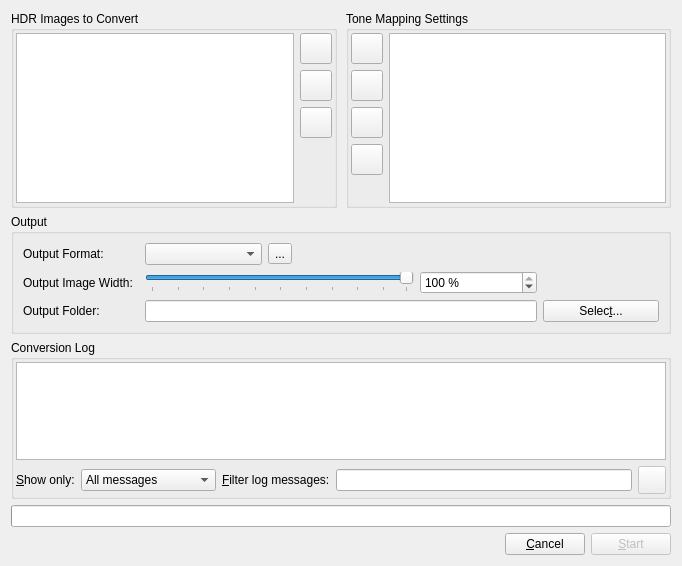
<?xml version="1.0" encoding="UTF-8"?>
<ui version="4.0">
 <class>BatchTMDialog</class>
 <widget class="QDialog" name="BatchTMDialog">
  <property name="geometry">
   <rect>
    <x>0</x>
    <y>0</y>
    <width>682</width>
    <height>566</height>
   </rect>
  </property>
  <property name="windowTitle">
   <string>Batch Tone Mapping</string>
  </property>
  <property name="windowIcon">
   <iconset resource="../../icons.qrc">
    <normaloff>:/new/prefix1/images/luminance-hdr.png</normaloff>:/new/prefix1/images/luminance-hdr.png</iconset>
  </property>
  <layout class="QVBoxLayout" name="_2">
   <item>
    <layout class="QHBoxLayout">
     <property name="spacing">
      <number>9</number>
     </property>
     <item>
      <widget class="QGroupBox" name="groupBox_3">
       <property name="title">
        <string>HDR Images to Convert</string>
       </property>
       <property name="alignment">
        <set>Qt::AlignLeading|Qt::AlignLeft|Qt::AlignTop</set>
       </property>
       <layout class="QHBoxLayout" name="_6">
        <property name="leftMargin">
         <number>2</number>
        </property>
        <property name="topMargin">
         <number>2</number>
        </property>
        <property name="rightMargin">
         <number>2</number>
        </property>
        <property name="bottomMargin">
         <number>2</number>
        </property>
        <item>
         <widget class="QListWidget" name="listWidget_HDRs">
          <property name="toolTip">
           <string>List of HDRs that will be tone mapped</string>
          </property>
          <property name="selectionMode">
           <enum>QAbstractItemView::ContiguousSelection</enum>
          </property>
          <property name="selectionBehavior">
           <enum>QAbstractItemView::SelectRows</enum>
          </property>
         </widget>
        </item>
        <item>
         <layout class="QVBoxLayout" name="_3">
          <item>
           <widget class="QToolButton" name="add_dir_HDRs_Button">
            <property name="toolTip">
             <string>Add Directory (Alt+D)</string>
            </property>
            <property name="icon">
             <iconset resource="../../icons.qrc">
              <normaloff>:/new/prefix1/images/fileopen.png</normaloff>:/new/prefix1/images/fileopen.png</iconset>
            </property>
            <property name="iconSize">
             <size>
              <width>24</width>
              <height>24</height>
             </size>
            </property>
            <property name="shortcut">
             <string>Alt+D</string>
            </property>
           </widget>
          </item>
          <item>
           <widget class="QToolButton" name="add_HDRs_Button">
            <property name="toolTip">
             <string>Add Files (Alt+F)</string>
            </property>
            <property name="icon">
             <iconset resource="../../icons.qrc">
              <normaloff>:/new/prefix1/images/add.png</normaloff>:/new/prefix1/images/add.png</iconset>
            </property>
            <property name="iconSize">
             <size>
              <width>24</width>
              <height>24</height>
             </size>
            </property>
            <property name="shortcut">
             <string>Alt+F</string>
            </property>
           </widget>
          </item>
          <item>
           <widget class="QToolButton" name="remove_HDRs_Button">
            <property name="toolTip">
             <string>Remove Files (Alt+R)</string>
            </property>
            <property name="icon">
             <iconset resource="../../icons.qrc">
              <normaloff>:/new/prefix1/images/remove.png</normaloff>:/new/prefix1/images/remove.png</iconset>
            </property>
            <property name="iconSize">
             <size>
              <width>24</width>
              <height>24</height>
             </size>
            </property>
            <property name="shortcut">
             <string>Alt+R</string>
            </property>
           </widget>
          </item>
          <item>
           <spacer name="verticalSpacer">
            <property name="orientation">
             <enum>Qt::Vertical</enum>
            </property>
            <property name="sizeHint" stdset="0">
             <size>
              <width>20</width>
              <height>40</height>
             </size>
            </property>
           </spacer>
          </item>
         </layout>
        </item>
       </layout>
      </widget>
     </item>
     <item>
      <widget class="QGroupBox" name="groupBox_5">
       <property name="title">
        <string>Tone Mapping Settings</string>
       </property>
       <property name="alignment">
        <set>Qt::AlignLeading|Qt::AlignLeft|Qt::AlignTop</set>
       </property>
       <layout class="QHBoxLayout" name="_5">
        <property name="leftMargin">
         <number>2</number>
        </property>
        <property name="topMargin">
         <number>2</number>
        </property>
        <property name="rightMargin">
         <number>2</number>
        </property>
        <property name="bottomMargin">
         <number>2</number>
        </property>
        <item>
         <layout class="QVBoxLayout" name="_4">
          <item>
           <widget class="QToolButton" name="add_dir_TMopts_Button">
            <property name="toolTip">
             <string>Add Directory (Alt+I)</string>
            </property>
            <property name="icon">
             <iconset resource="../../icons.qrc">
              <normaloff>:/new/prefix1/images/fileopen.png</normaloff>:/new/prefix1/images/fileopen.png</iconset>
            </property>
            <property name="iconSize">
             <size>
              <width>24</width>
              <height>24</height>
             </size>
            </property>
            <property name="shortcut">
             <string>Alt+I</string>
            </property>
           </widget>
          </item>
          <item>
           <widget class="QToolButton" name="add_TMopts_Button">
            <property name="toolTip">
             <string>Add Files (Alt+L)</string>
            </property>
            <property name="icon">
             <iconset resource="../../icons.qrc">
              <normaloff>:/new/prefix1/images/add.png</normaloff>:/new/prefix1/images/add.png</iconset>
            </property>
            <property name="iconSize">
             <size>
              <width>24</width>
              <height>24</height>
             </size>
            </property>
            <property name="shortcut">
             <string>Alt+L</string>
            </property>
           </widget>
          </item>
          <item>
           <widget class="QToolButton" name="from_Database_Button">
            <property name="toolTip">
             <string>Add from Database (Alt+B)</string>
            </property>
            <property name="icon">
             <iconset resource="../../icons.qrc">
              <normaloff>:/new/prefix1/images/vcs_add.png</normaloff>:/new/prefix1/images/vcs_add.png</iconset>
            </property>
            <property name="iconSize">
             <size>
              <width>24</width>
              <height>24</height>
             </size>
            </property>
            <property name="shortcut">
             <string>Alt+B</string>
            </property>
           </widget>
          </item>
          <item>
           <widget class="QToolButton" name="remove_TMOpts_Button">
            <property name="toolTip">
             <string>Remove Settings (Alt+M)</string>
            </property>
            <property name="icon">
             <iconset resource="../../icons.qrc">
              <normaloff>:/new/prefix1/images/remove.png</normaloff>:/new/prefix1/images/remove.png</iconset>
            </property>
            <property name="iconSize">
             <size>
              <width>24</width>
              <height>24</height>
             </size>
            </property>
            <property name="shortcut">
             <string>Alt+M</string>
            </property>
           </widget>
          </item>
          <item>
           <spacer name="verticalSpacer_2">
            <property name="orientation">
             <enum>Qt::Vertical</enum>
            </property>
            <property name="sizeHint" stdset="0">
             <size>
              <width>20</width>
              <height>40</height>
             </size>
            </property>
           </spacer>
          </item>
         </layout>
        </item>
        <item>
         <widget class="QListWidget" name="listWidget_TMopts">
          <property name="toolTip">
           <string>List of Tone Mapping Setting files that will be used to tone map each HDR</string>
          </property>
          <property name="selectionMode">
           <enum>QAbstractItemView::ContiguousSelection</enum>
          </property>
          <property name="selectionBehavior">
           <enum>QAbstractItemView::SelectRows</enum>
          </property>
         </widget>
        </item>
       </layout>
      </widget>
     </item>
    </layout>
   </item>
   <item>
    <widget class="QGroupBox" name="groupBox_4">
     <property name="toolTip">
      <string>Specify output folder for the tone mapped files</string>
     </property>
     <property name="title">
      <string>Output</string>
     </property>
     <layout class="QGridLayout" name="gridLayout" columnstretch="0,0,0,0,0,0">
      <item row="1" column="0">
       <widget class="QLabel" name="label">
        <property name="text">
         <string>Output Image Width:</string>
        </property>
       </widget>
      </item>
      <item row="3" column="0">
       <widget class="QLabel" name="label_3">
        <property name="text">
         <string>Output Folder:</string>
        </property>
       </widget>
      </item>
      <item row="3" column="5">
       <widget class="QPushButton" name="out_folder_Button">
        <property name="text">
         <string>Selec&amp;t...</string>
        </property>
        <property name="icon">
         <iconset resource="../../icons.qrc">
          <normaloff>:/new/prefix1/images/fileopen.png</normaloff>:/new/prefix1/images/fileopen.png</iconset>
        </property>
       </widget>
      </item>
      <item row="3" column="1" colspan="4">
       <widget class="QLineEdit" name="out_folder_widgets">
        <property name="readOnly">
         <bool>true</bool>
        </property>
       </widget>
      </item>
      <item row="1" column="4">
       <widget class="QSpinBox" name="spinBox_Width">
        <property name="suffix">
         <string> %</string>
        </property>
        <property name="minimum">
         <number>1</number>
        </property>
        <property name="maximum">
         <number>100</number>
        </property>
        <property name="value">
         <number>100</number>
        </property>
       </widget>
      </item>
      <item row="1" column="1" colspan="3">
       <widget class="QSlider" name="horizontalSlider_Width">
        <property name="minimum">
         <number>1</number>
        </property>
        <property name="maximum">
         <number>100</number>
        </property>
        <property name="value">
         <number>100</number>
        </property>
        <property name="orientation">
         <enum>Qt::Horizontal</enum>
        </property>
        <property name="tickPosition">
         <enum>QSlider::TicksBelow</enum>
        </property>
        <property name="tickInterval">
         <number>10</number>
        </property>
       </widget>
      </item>
      <item row="0" column="0">
       <widget class="QLabel" name="label_4">
        <property name="text">
         <string>Output Format:</string>
        </property>
       </widget>
      </item>
      <item row="0" column="1">
       <widget class="QComboBox" name="comboBoxFormat"/>
      </item>
      <item row="0" column="2">
       <widget class="QToolButton" name="formatSettingsButton">
        <property name="text">
         <string notr="true">...</string>
        </property>
       </widget>
      </item>
     </layout>
    </widget>
   </item>
   <item>
    <widget class="QGroupBox" name="groupBox">
     <property name="title">
      <string>Conversion Log</string>
     </property>
     <layout class="QVBoxLayout" name="_8">
      <property name="leftMargin">
       <number>2</number>
      </property>
      <property name="topMargin">
       <number>2</number>
      </property>
      <property name="rightMargin">
       <number>2</number>
      </property>
      <property name="bottomMargin">
       <number>2</number>
      </property>
      <item>
       <widget class="QListView" name="Log_Widget">
        <property name="sizePolicy">
         <sizepolicy hsizetype="Preferred" vsizetype="Maximum">
          <horstretch>0</horstretch>
          <verstretch>0</verstretch>
         </sizepolicy>
        </property>
        <property name="maximumSize">
         <size>
          <width>16777215</width>
          <height>120</height>
         </size>
        </property>
        <property name="toolTip">
         <string>Batch operations report</string>
        </property>
        <property name="editTriggers">
         <set>QAbstractItemView::NoEditTriggers</set>
        </property>
        <property name="selectionMode">
         <enum>QAbstractItemView::ContiguousSelection</enum>
        </property>
        <property name="resizeMode">
         <enum>QListView::Adjust</enum>
        </property>
       </widget>
      </item>
      <item>
       <layout class="QHBoxLayout">
        <item>
         <widget class="QLabel" name="filterLabel1">
          <property name="text">
           <string>&amp;Show only:</string>
          </property>
          <property name="buddy">
           <cstring>filterComboBox</cstring>
          </property>
         </widget>
        </item>
        <item>
         <widget class="QComboBox" name="filterComboBox">
          <property name="toolTip">
           <string>Filter messages based on severity</string>
          </property>
          <property name="editable">
           <bool>false</bool>
          </property>
          <item>
           <property name="text">
            <string>All messages</string>
           </property>
          </item>
          <item>
           <property name="text">
            <string>Errors only</string>
           </property>
          </item>
          <item>
           <property name="text">
            <string>Success messages</string>
           </property>
          </item>
         </widget>
        </item>
        <item>
         <widget class="QLabel" name="filterLabel2">
          <property name="text">
           <string>&amp;Filter log messages:</string>
          </property>
          <property name="buddy">
           <cstring>filterLineEdit</cstring>
          </property>
         </widget>
        </item>
        <item>
         <widget class="QLineEdit" name="filterLineEdit"/>
        </item>
        <item>
         <widget class="QToolButton" name="clearTextToolButton">
          <property name="enabled">
           <bool>false</bool>
          </property>
          <property name="minimumSize">
           <size>
            <width>28</width>
            <height>28</height>
           </size>
          </property>
          <property name="maximumSize">
           <size>
            <width>28</width>
            <height>28</height>
           </size>
          </property>
          <property name="toolTip">
           <string>Clear filter text</string>
          </property>
          <property name="icon">
           <iconset resource="../../icons.qrc">
            <normaloff>:/new/prefix1/images/fileclose.png</normaloff>:/new/prefix1/images/fileclose.png</iconset>
          </property>
         </widget>
        </item>
       </layout>
      </item>
     </layout>
    </widget>
   </item>
   <item>
    <widget class="QProgressBar" name="overallProgressBar">
     <property name="toolTip">
      <string>Overall completion progress</string>
     </property>
     <property name="alignment">
      <set>Qt::AlignCenter</set>
     </property>
    </widget>
   </item>
   <item>
    <layout class="QHBoxLayout">
     <item>
      <spacer>
       <property name="orientation">
        <enum>Qt::Horizontal</enum>
       </property>
       <property name="sizeHint" stdset="0">
        <size>
         <width>40</width>
         <height>20</height>
        </size>
       </property>
      </spacer>
     </item>
     <item>
      <widget class="QPushButton" name="cancelbutton">
       <property name="text">
        <string>&amp;Cancel</string>
       </property>
       <property name="autoDefault">
        <bool>false</bool>
       </property>
      </widget>
     </item>
     <item>
      <widget class="QPushButton" name="BatchGoButton">
       <property name="enabled">
        <bool>false</bool>
       </property>
       <property name="toolTip">
        <string>Start batch tone mapping</string>
       </property>
       <property name="text">
        <string>&amp;Start</string>
       </property>
       <property name="default">
        <bool>true</bool>
       </property>
      </widget>
     </item>
    </layout>
   </item>
  </layout>
 </widget>
 <tabstops>
  <tabstop>add_dir_HDRs_Button</tabstop>
  <tabstop>add_HDRs_Button</tabstop>
  <tabstop>remove_HDRs_Button</tabstop>
  <tabstop>add_dir_TMopts_Button</tabstop>
  <tabstop>add_TMopts_Button</tabstop>
  <tabstop>from_Database_Button</tabstop>
  <tabstop>remove_TMOpts_Button</tabstop>
  <tabstop>listWidget_HDRs</tabstop>
  <tabstop>listWidget_TMopts</tabstop>
  <tabstop>filterComboBox</tabstop>
  <tabstop>filterLineEdit</tabstop>
  <tabstop>clearTextToolButton</tabstop>
  <tabstop>Log_Widget</tabstop>
  <tabstop>cancelbutton</tabstop>
  <tabstop>BatchGoButton</tabstop>
 </tabstops>
 <resources>
  <include location="../../icons.qrc"/>
 </resources>
 <connections>
  <connection>
   <sender>horizontalSlider_Width</sender>
   <signal>valueChanged(int)</signal>
   <receiver>spinBox_Width</receiver>
   <slot>setValue(int)</slot>
   <hints>
    <hint type="sourcelabel">
     <x>145</x>
     <y>264</y>
    </hint>
    <hint type="destinationlabel">
     <x>188</x>
     <y>263</y>
    </hint>
   </hints>
  </connection>
  <connection>
   <sender>spinBox_Width</sender>
   <signal>valueChanged(int)</signal>
   <receiver>horizontalSlider_Width</receiver>
   <slot>setValue(int)</slot>
   <hints>
    <hint type="sourcelabel">
     <x>198</x>
     <y>271</y>
    </hint>
    <hint type="destinationlabel">
     <x>85</x>
     <y>272</y>
    </hint>
   </hints>
  </connection>
 </connections>
</ui>
